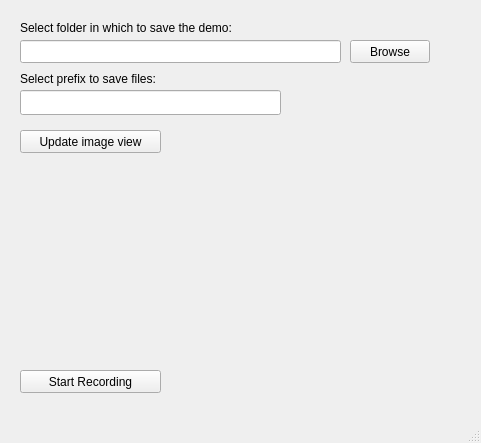
<?xml version="1.0" encoding="UTF-8"?>
<ui version="4.0">
 <class>MainWindow</class>
 <widget class="QMainWindow" name="MainWindow">
  <property name="geometry">
   <rect>
    <x>0</x>
    <y>0</y>
    <width>481</width>
    <height>443</height>
   </rect>
  </property>
  <property name="windowTitle">
   <string>MainWindow</string>
  </property>
  <widget class="QWidget" name="centralwidget">
   <widget class="QPushButton" name="startRecord">
    <property name="geometry">
     <rect>
      <x>20</x>
      <y>370</y>
      <width>141</width>
      <height>23</height>
     </rect>
    </property>
    <property name="text">
     <string>Start Recording</string>
    </property>
   </widget>
   <widget class="QLineEdit" name="folder_to_save">
    <property name="geometry">
     <rect>
      <x>20</x>
      <y>40</y>
      <width>321</width>
      <height>23</height>
     </rect>
    </property>
   </widget>
   <widget class="QPushButton" name="browse_push_button">
    <property name="geometry">
     <rect>
      <x>350</x>
      <y>40</y>
      <width>80</width>
      <height>23</height>
     </rect>
    </property>
    <property name="text">
     <string>Browse</string>
    </property>
   </widget>
   <widget class="QLabel" name="label">
    <property name="geometry">
     <rect>
      <x>20</x>
      <y>20</y>
      <width>321</width>
      <height>16</height>
     </rect>
    </property>
    <property name="text">
     <string>Select folder in which to save the demo:</string>
    </property>
   </widget>
   <widget class="QPushButton" name="update_image_view_push_button">
    <property name="geometry">
     <rect>
      <x>20</x>
      <y>130</y>
      <width>141</width>
      <height>23</height>
     </rect>
    </property>
    <property name="text">
     <string>Update image view</string>
    </property>
   </widget>
   <widget class="QLabel" name="image_1">
    <property name="geometry">
     <rect>
      <x>20</x>
      <y>170</y>
      <width>191</width>
      <height>161</height>
     </rect>
    </property>
    <property name="text">
     <string/>
    </property>
   </widget>
   <widget class="QLabel" name="image_2">
    <property name="geometry">
     <rect>
      <x>250</x>
      <y>170</y>
      <width>191</width>
      <height>161</height>
     </rect>
    </property>
    <property name="text">
     <string/>
    </property>
   </widget>
   <widget class="QLineEdit" name="prefix">
    <property name="geometry">
     <rect>
      <x>20</x>
      <y>90</y>
      <width>261</width>
      <height>25</height>
     </rect>
    </property>
   </widget>
   <widget class="QLabel" name="label_2">
    <property name="geometry">
     <rect>
      <x>20</x>
      <y>70</y>
      <width>201</width>
      <height>17</height>
     </rect>
    </property>
    <property name="text">
     <string>Select prefix to save files:</string>
    </property>
   </widget>
  </widget>
  <widget class="QMenuBar" name="menubar">
   <property name="geometry">
    <rect>
     <x>0</x>
     <y>0</y>
     <width>481</width>
     <height>22</height>
    </rect>
   </property>
  </widget>
  <widget class="QStatusBar" name="statusbar"/>
 </widget>
 <resources/>
 <connections/>
</ui>
